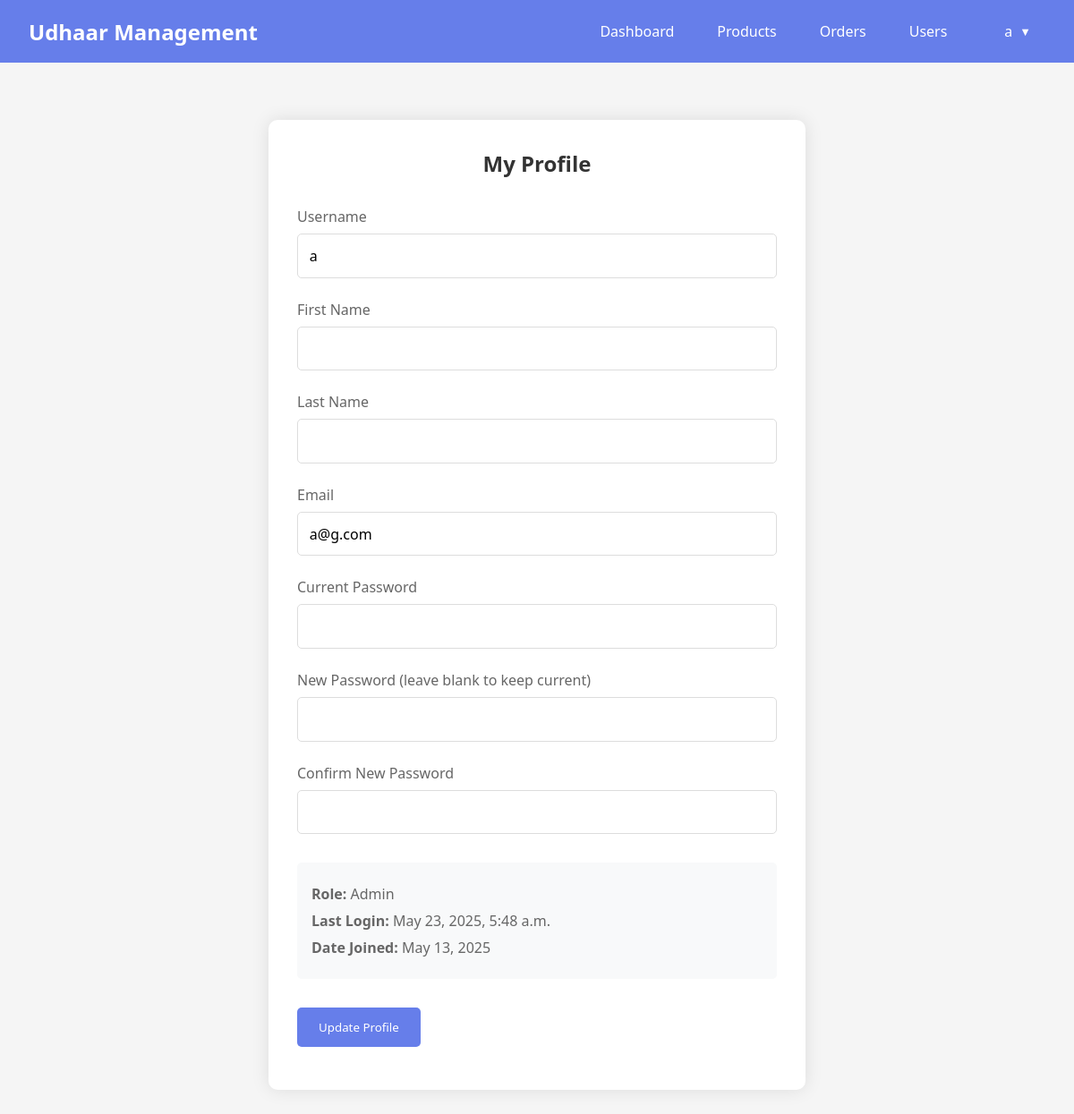
Page /profile/ (signed in) on the earlier database version.
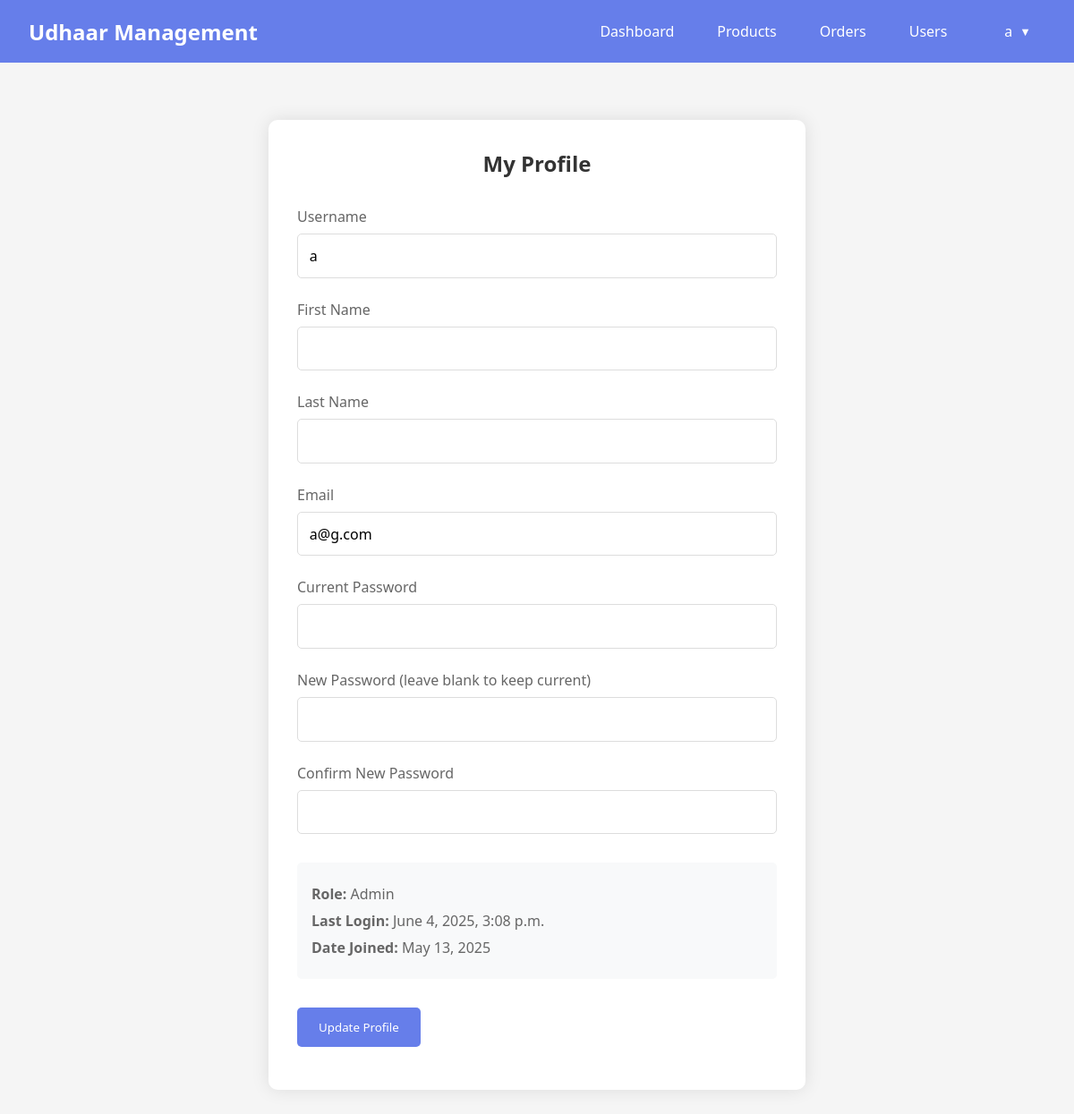
Same page on the later database version.
### myapp/models.py (models this page shows, shortened)
class User(AbstractUser):
    ROLE_CHOICES = (
        ('admin', 'Admin'),
        ('entry_operator', 'Entry Operator'),
        ('accountant', 'Accountant'),
        ('order_manager', 'Order Manager'),
        ('product_manager', 'Product Manager'),
        ('user', 'User'),
    )
    role = models.CharField(max_length=20, choices=ROLE_CHOICES, default='user')
    udhaar = models.DecimalField(max_digits=10, decimal_places=2, default=0.00)
    due_date = models.DateField(null=True, blank=True)
    created_at = models.DateTimeField(auto_now_add=True)
    updated_at = models.DateTimeField(auto_now=True)

### myapp/views.py (the view, shortened to what this page needs)
# urls.py: path('profile/', views.profile, name='profile'),
@login_required
def profile(request):
    return render(request, 'myapp/profile.html')

### myapp/templates/myapp/profile.html (shortened to what this page needs)
{% extends 'myapp/base.html' %}
{% block content %}
<section class="profile-section">
  <div class="profile-container">
    <div class="profile-header">
      <h2>My Profile</h2>
    </div>
    <div class="profile-content">
      <form method="post" class="profile-form">
        <div class="form-group">
          <label for="username">Username</label>
          <input type="text" id="username" name="username" value="{{ user.username }}" required {% if not user.is_superuser %}readonly{% endif %}>
        </div>
        <div class="form-group">
          <label for="first_name">First Name</label>
          <input type="text" id="first_name" name="first_name" value="{{ user.first_name }}" required>
        </div>
        <div class="form-group">
          <label for="last_name">Last Name</label>
          <input type="text" id="last_name" name="last_name" value="{{ user.last_name }}" required>
        </div>
        <div class="form-group">
          <label for="email">Email</label>
          <input type="email" id="email" name="email" value="{{ user.email }}" required>
        </div>
        <div class="form-group">
          <label for="current_password">Current Password</label>
          <input type="password" id="current_password" name="current_password">
        </div>
        <div class="form-group">
          <label for="new_password">New Password (leave blank to keep current)</label>
          <input type="password" id="new_password" name="new_password">
        </div>
        <div class="form-group">
          <label for="confirm_password">Confirm New Password</label>
          <input type="password" id="confirm_password" name="confirm_password">
        </div>
        <div class="profile-info">
          <p><strong>Role:</strong> {{ user.get_role_display }}</p>
          <p><strong>Last Login:</strong> {{ user.last_login|date:"F j, Y, g:i a" }}</p>
          <p><strong>Date Joined:</strong> {{ user.date_joined|date:"F j, Y" }}</p>
        </div>
        <div class="button-group">
          <button type="submit" class="action-btn">Update Profile</button>
        </div>
      </form>
    </div>
  </div>
</section>
{% endblock %}

### myapp/templates/myapp/base.html (shortened to what this page needs)
{% load static %}
<!DOCTYPE html>
<html lang="en">
  <head>
    <link rel="stylesheet" href="{% static 'myapp/css/styles.css' %}" />
  </head>
  <body>
    {% if user.is_authenticated %}
    <nav class="navbar">
      <div class="logo">Udhaar Management</div>
      <div class="nav-links">
        <a href="{% url 'dashboard' %}" class="nav-btn">Dashboard</a>
        {% if perms.myapp.view_product %}
        <a href="{% url 'products' %}" class="nav-btn">Products</a>
        {% endif %}
        {% if perms.myapp.view_order %}
        <a href="{% url 'orders' %}" class="nav-btn">Orders</a>
        {% endif %}
        {% if perms.myapp.view_user %}
        <a href="{% url 'users' %}" class="nav-btn">Users</a>
        {% endif %}
        <div class="user-menu">
          <span class="username">{{ user.get_full_name|default:user.username }}</span>
        </div>
      </div>
    </nav>
    {% endif %}
    <div class="container">
      {% block content %}{% endblock %}
    </div>
  </body>
</html>

Differences in the rows shown:
changed User "Admin": last_login "May 23, 2025, 5:48 a.m." → "June 4, 2025, 3:08 p.m."
